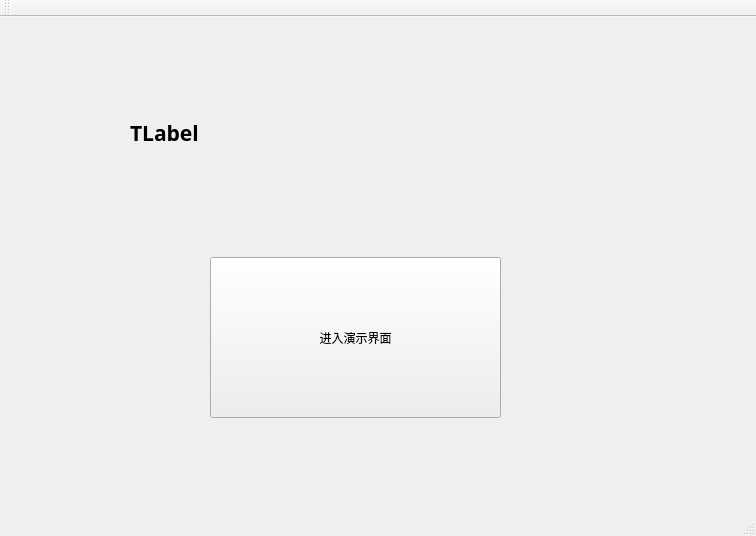
<?xml version="1.0" encoding="UTF-8"?>
<ui version="4.0">
 <class>MainWindow</class>
 <widget class="QMainWindow" name="MainWindow">
  <property name="geometry">
   <rect>
    <x>0</x>
    <y>0</y>
    <width>756</width>
    <height>536</height>
   </rect>
  </property>
  <property name="windowTitle">
   <string>MainWindow</string>
  </property>
  <widget class="QWidget" name="centralWidget">
   <widget class="QLabel" name="TLabel">
    <property name="geometry">
     <rect>
      <x>130</x>
      <y>80</y>
      <width>451</width>
      <height>71</height>
     </rect>
    </property>
    <property name="font">
     <font>
      <family>Agency FB</family>
      <pointsize>16</pointsize>
      <weight>75</weight>
      <bold>true</bold>
     </font>
    </property>
    <property name="text">
     <string>TLabel</string>
    </property>
   </widget>
   <widget class="QPushButton" name="InConsole">
    <property name="geometry">
     <rect>
      <x>210</x>
      <y>240</y>
      <width>291</width>
      <height>161</height>
     </rect>
    </property>
    <property name="text">
     <string>进入演示界面</string>
    </property>
   </widget>
  </widget>
  <widget class="QMenuBar" name="menuBar">
   <property name="geometry">
    <rect>
     <x>0</x>
     <y>0</y>
     <width>756</width>
     <height>21</height>
    </rect>
   </property>
  </widget>
  <widget class="QToolBar" name="mainToolBar">
   <attribute name="toolBarArea">
    <enum>TopToolBarArea</enum>
   </attribute>
   <attribute name="toolBarBreak">
    <bool>false</bool>
   </attribute>
  </widget>
  <widget class="QStatusBar" name="statusBar"/>
 </widget>
 <layoutdefault spacing="6" margin="11"/>
 <resources/>
 <connections/>
</ui>
